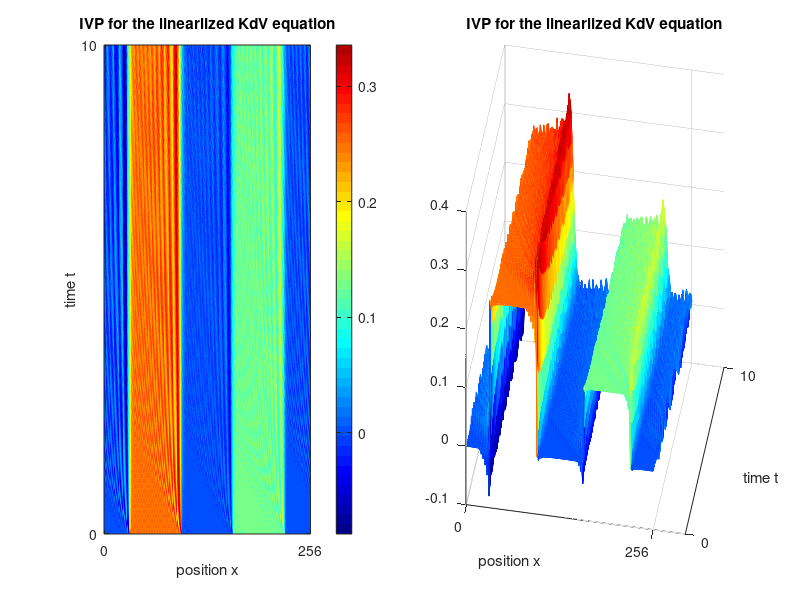

The MATLAB source for this figure:
% lkdv.m
%%%%%%%%%%%%%%%%%%%%%%
% initial data
N=256;
M=1000;
u=zeros(N,N);
for p=33:96
    u(p,1)=1/4;
    u(p+128,1)=1/8;
end

I=eye(N);
t=1/100;

% sqrt(M) times Fourier matrix
omega=exp(i*2*pi/N);
F=zeros(N);
for k=1:N
    for l=1:N
    F(k,l)=power(omega,-(k-1)*(l-1));
    end
end

D1=zeros(N,N);
D3=zeros(N,N);
for k=1:N/2
    D1(k,k)=k-1;
    D1(k+N/2,k+N/2)=k-N/2;
    D3(k,k)=power(k-1,3);
    D3(k+N/2,k+N/2)=power(k-N/2,3);
end

G=F'*(i*8*power(pi,3)*t*power(N,-3)*D3)*F/N;
A=I+G+G^2/2+G^3/6+G^4/24;


for l=2:M
    u(:,l)=A*u(:,l-1); 
end

v=zeros(M,N);
for l=1:M
    v(l,:)=u(:,M-l+1);
end

% plotting
subplot(1,2,1)
imagesc(real(v));
colorbar;
colormap(jet(50))
yticks([1 1000])
yticklabels({'10','0'})
ylabel('time t')
xticks([1 256])
xticklabels({'0','256'})
xlabel('position x')
title('IVP for the linearlized KdV equation')

subplot(1,2,2)
mesh(real(v'));
view(100,30)
xticks([1 1000])
xticklabels({'10','0'})
xlabel('time t')
yticks([1 256])
yticklabels({'0','256'})
ylabel('position x')
title('IVP for the linearlized KdV equation')
